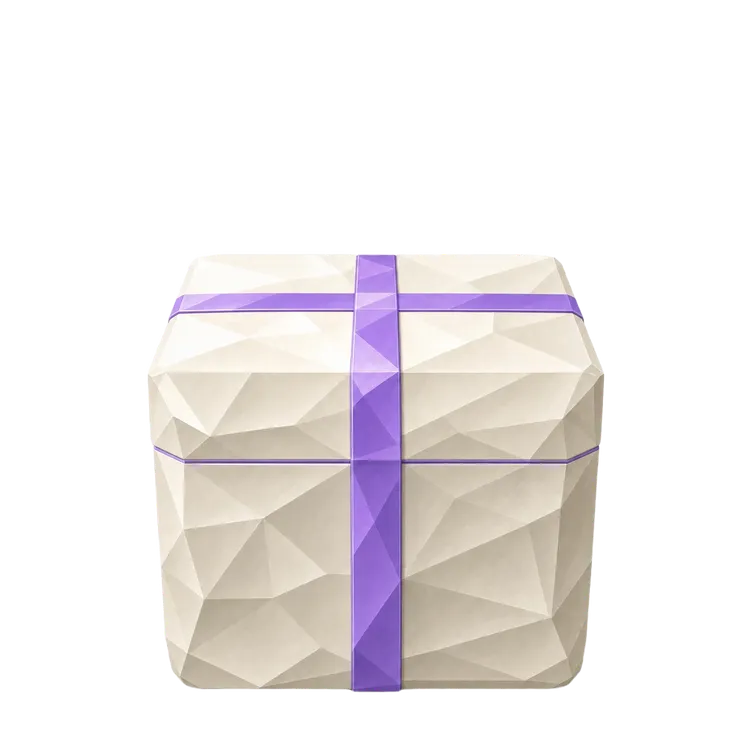
#> input picture apps/mini-program/src/assets/illustrations/lovart-blind-box-body.webp, 753 x 753 px, shrunk from 1200 x 1200 before the run, found by its file name
$ python analyze_assets.py
#> lines starting #> are read from the running program, lines starting #| are printed output that depends on the picture
from PIL import Image
import os
files=[r'C:\Users\Haidong Yan\Documents\GitHub\JoyJoin_app_v0.1\apps\mini-program\src\assets\illustrations\lovart-blind-box-body.webp',r'C:\Users\Haidong Yan\Documents\GitHub\JoyJoin_app_v0.1\apps\mini-program\src\assets\illustrations\lovart-blind-box-lid.webp',r'C:\Users\Haidong Yan\Documents\GitHub\JoyJoin_app_v0.1\apps\mini-program\src\assets\illustrations\lovart-blind-box-interior.webp']
for f in files:
    im=Image.open(f)
#> im is the input picture: PIL image 753x753 RGBA; mean R, G, B, A 72.1, 67.5, 67.8, 83.4
    if im.mode in ('RGBA','LA'):
        alpha=im.split()[-1]
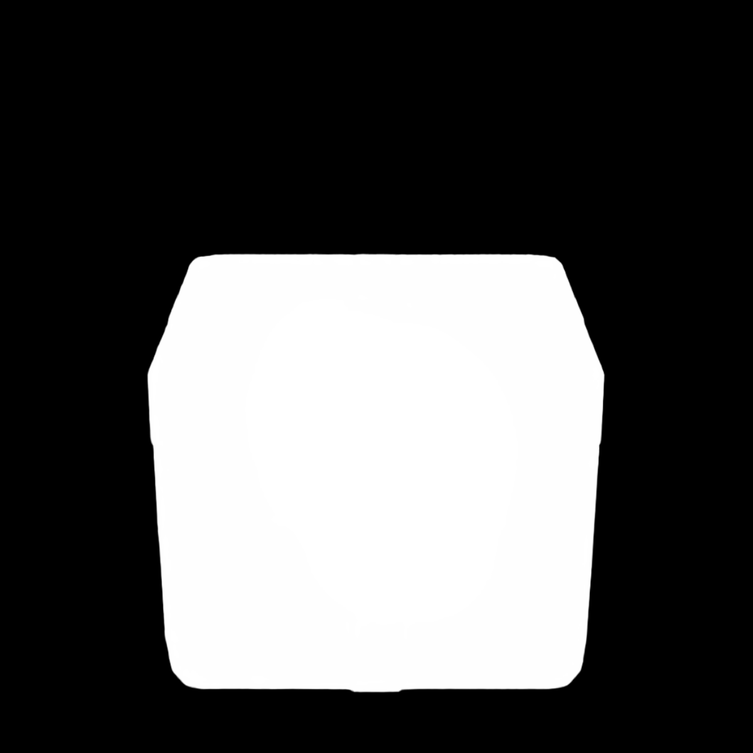
#> alpha: PIL image 753x753 L; min 0, max 255, mean 83.4
        bbox=alpha.getbbox()
#> bbox = (145, 251, 607, 695)
        print(os.path.basename(f), im.size, im.mode, 'alpha bbox', bbox)
#| C:\Users\Haidong Yan\Documents\GitHub\JoyJoin_app_v0.1\apps\mini-program\src\assets\illustrations\lovart-blind-box-body.webp (753, 753) RGBA alpha bbox (145, 251, 607, 695)
    else:
        print(os.path.basename(f), im.size, im.mode, 'no alpha')
#> pass 2 of the loop `for f in files:`:
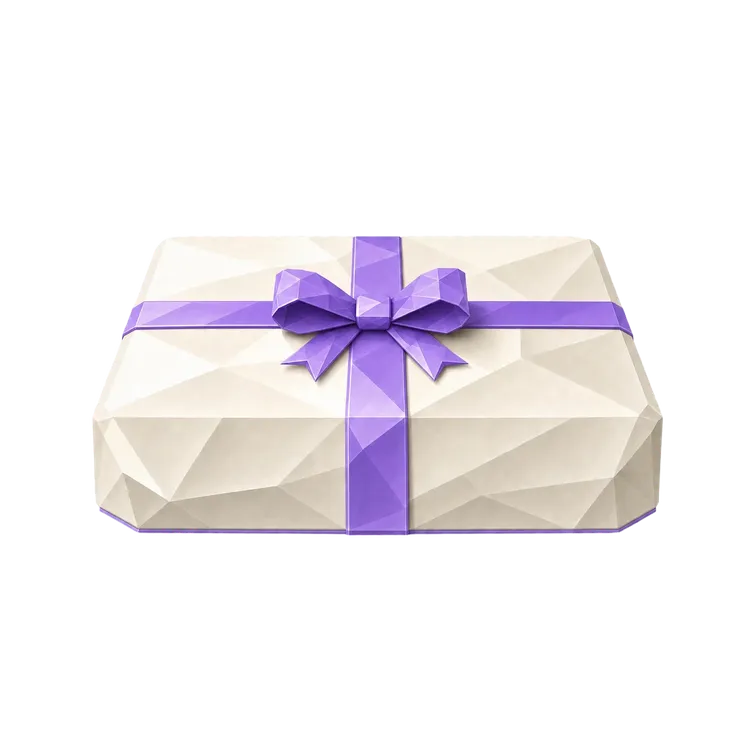
#> input picture apps/mini-program/src/assets/illustrations/lovart-blind-box-lid.webp, 753 x 753 px, shrunk from 1200 x 1200 before the run, found by its file name
#> im is the input picture: PIL image 753x753 RGBA; mean R, G, B, A 61.6, 57.3, 61, 70
#> `alpha=im.split()[-1]`:
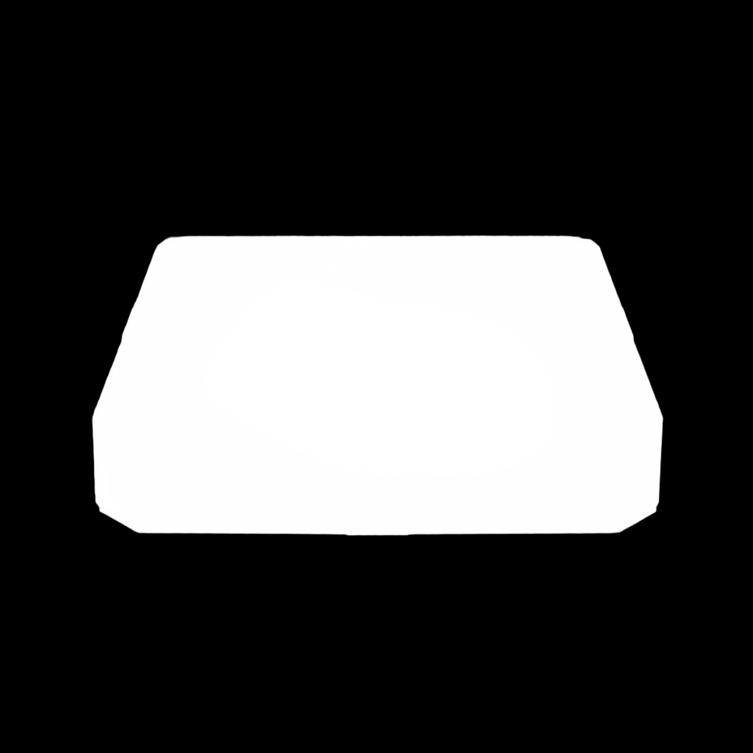
#> alpha: PIL image 753x753 L; min 0, max 255, mean 70
#> bbox = (89, 233, 666, 538)
#| C:\Users\Haidong Yan\Documents\GitHub\JoyJoin_app_v0.1\apps\mini-program\src\assets\illustrations\lovart-blind-box-lid.webp (753, 753) RGBA alpha bbox (89, 233, 666, 538)
#> pass 3 of the loop `for f in files:`:
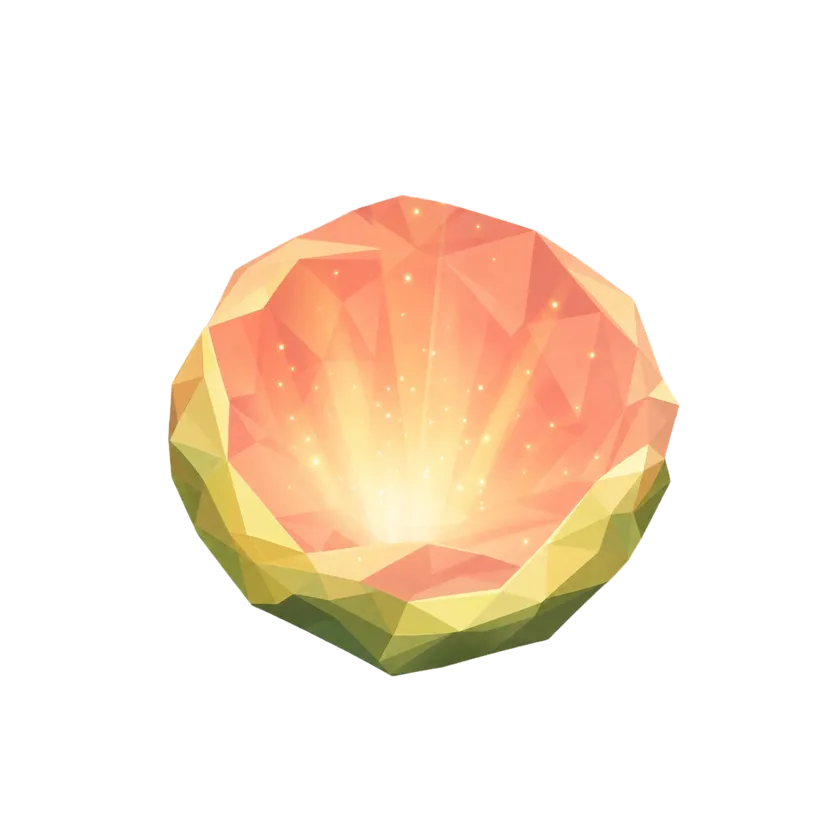
#> input picture apps/mini-program/src/assets/illustrations/lovart-blind-box-interior.webp, 840 x 840 px, shrunk from 1339 x 1339 before the run, found by its file name
#> im is the input picture: PIL image 840x840 RGBA; mean R, G, B, A 63.4, 48.6, 34.2, 65.5
#> `alpha=im.split()[-1]`:
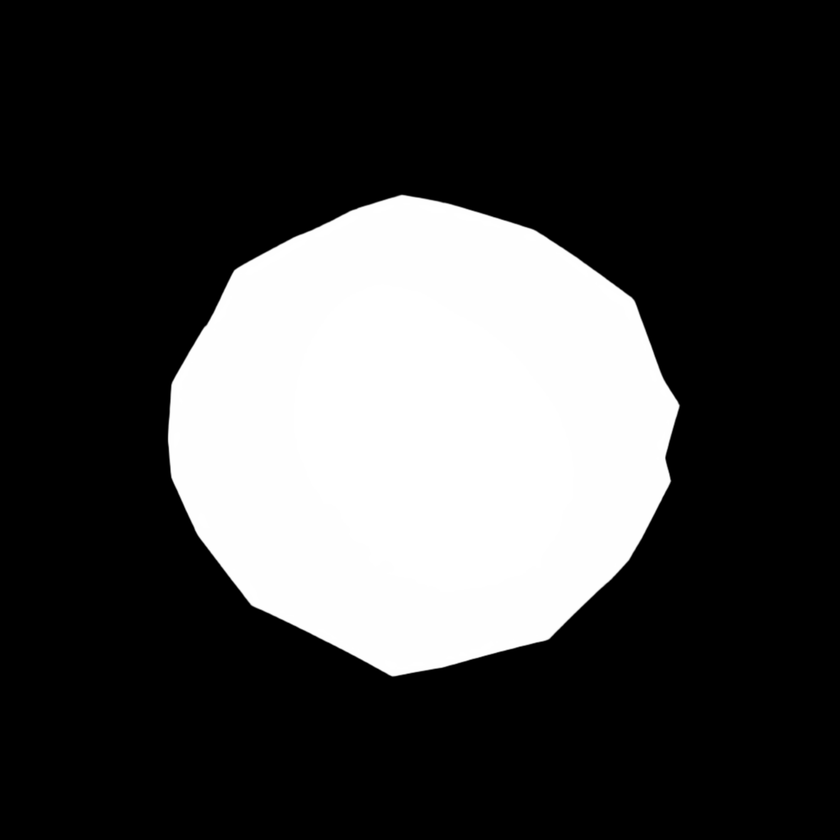
#> alpha: PIL image 840x840 L; min 0, max 255, mean 65.5
#> bbox = (165, 192, 682, 679)
#| C:\Users\Haidong Yan\Documents\GitHub\JoyJoin_app_v0.1\apps\mini-program\src\assets\illustrations\lovart-blind-box-interior.webp (840, 840) RGBA alpha bbox (165, 192, 682, 679)
